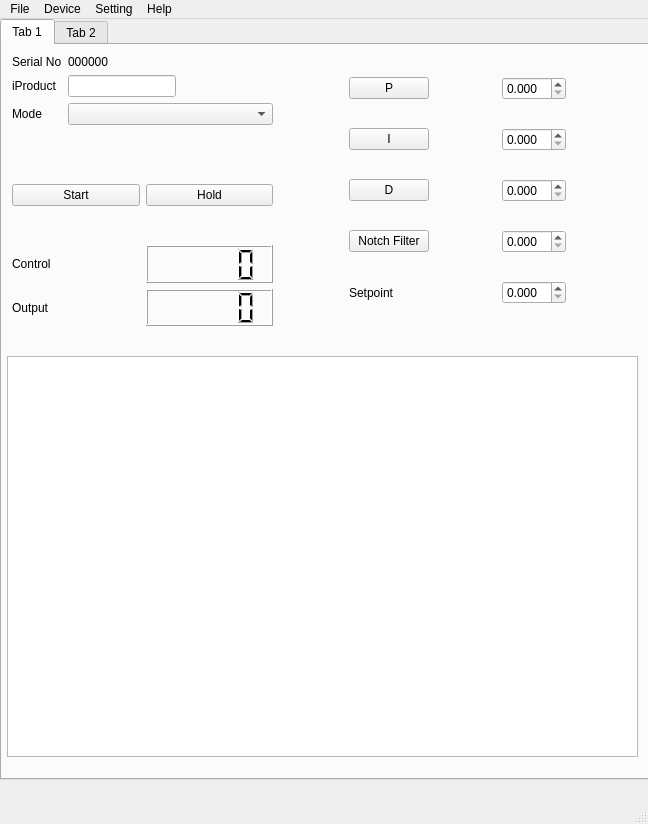
<?xml version="1.0" encoding="UTF-8"?>
<ui version="4.0">
 <class>MainWindow</class>
 <widget class="QMainWindow" name="MainWindow">
  <property name="geometry">
   <rect>
    <x>0</x>
    <y>0</y>
    <width>648</width>
    <height>824</height>
   </rect>
  </property>
  <property name="windowTitle">
   <string>MainWindow</string>
  </property>
  <widget class="QWidget" name="centralwidget">
   <widget class="QTabWidget" name="tabWidget">
    <property name="geometry">
     <rect>
      <x>0</x>
      <y>0</y>
      <width>771</width>
      <height>761</height>
     </rect>
    </property>
    <property name="currentIndex">
     <number>0</number>
    </property>
    <widget class="QWidget" name="tab">
     <attribute name="title">
      <string>Tab 1</string>
     </attribute>
     <widget class="QWidget" name="formLayoutWidget">
      <property name="geometry">
       <rect>
        <x>10</x>
        <y>10</y>
        <width>261</width>
        <height>95</height>
       </rect>
      </property>
      <layout class="QFormLayout" name="formLayout">
       <item row="0" column="0">
        <widget class="QLabel" name="label">
         <property name="text">
          <string>Serial No</string>
         </property>
        </widget>
       </item>
       <item row="0" column="1">
        <widget class="QLabel" name="label_serial">
         <property name="text">
          <string>000000</string>
         </property>
        </widget>
       </item>
       <item row="1" column="0">
        <widget class="QLabel" name="label_2">
         <property name="text">
          <string>iProduct</string>
         </property>
        </widget>
       </item>
       <item row="1" column="1">
        <widget class="QLineEdit" name="lineEdit_iProduct">
         <property name="sizePolicy">
          <sizepolicy hsizetype="Fixed" vsizetype="Fixed">
           <horstretch>0</horstretch>
           <verstretch>0</verstretch>
          </sizepolicy>
         </property>
        </widget>
       </item>
       <item row="2" column="1">
        <widget class="QComboBox" name="comboBox_Mode"/>
       </item>
       <item row="2" column="0">
        <widget class="QLabel" name="label_4">
         <property name="text">
          <string>Mode</string>
         </property>
        </widget>
       </item>
      </layout>
     </widget>
     <widget class="QWidget" name="gridLayoutWidget">
      <property name="geometry">
       <rect>
        <x>280</x>
        <y>10</y>
        <width>351</width>
        <height>271</height>
       </rect>
      </property>
      <layout class="QGridLayout" name="gridLayout">
       <item row="1" column="1">
        <widget class="QDoubleSpinBox" name="doubleSpinBox_I">
         <property name="sizePolicy">
          <sizepolicy hsizetype="Fixed" vsizetype="Fixed">
           <horstretch>0</horstretch>
           <verstretch>0</verstretch>
          </sizepolicy>
         </property>
         <property name="decimals">
          <number>3</number>
         </property>
         <property name="singleStep">
          <double>0.010000000000000</double>
         </property>
        </widget>
       </item>
       <item row="1" column="0">
        <widget class="QPushButton" name="pushButton_I">
         <property name="sizePolicy">
          <sizepolicy hsizetype="Fixed" vsizetype="Fixed">
           <horstretch>0</horstretch>
           <verstretch>0</verstretch>
          </sizepolicy>
         </property>
         <property name="text">
          <string>I</string>
         </property>
        </widget>
       </item>
       <item row="2" column="0">
        <widget class="QPushButton" name="pushButton_D">
         <property name="sizePolicy">
          <sizepolicy hsizetype="Fixed" vsizetype="Fixed">
           <horstretch>0</horstretch>
           <verstretch>0</verstretch>
          </sizepolicy>
         </property>
         <property name="text">
          <string>D</string>
         </property>
        </widget>
       </item>
       <item row="3" column="0">
        <widget class="QPushButton" name="pushButton_Notch">
         <property name="sizePolicy">
          <sizepolicy hsizetype="Fixed" vsizetype="Fixed">
           <horstretch>0</horstretch>
           <verstretch>0</verstretch>
          </sizepolicy>
         </property>
         <property name="text">
          <string>Notch Filter</string>
         </property>
        </widget>
       </item>
       <item row="0" column="0">
        <widget class="QPushButton" name="pushButton_P">
         <property name="sizePolicy">
          <sizepolicy hsizetype="Fixed" vsizetype="Fixed">
           <horstretch>0</horstretch>
           <verstretch>0</verstretch>
          </sizepolicy>
         </property>
         <property name="text">
          <string>P</string>
         </property>
        </widget>
       </item>
       <item row="2" column="1">
        <widget class="QDoubleSpinBox" name="doubleSpinBox_D">
         <property name="sizePolicy">
          <sizepolicy hsizetype="Fixed" vsizetype="Fixed">
           <horstretch>0</horstretch>
           <verstretch>0</verstretch>
          </sizepolicy>
         </property>
         <property name="decimals">
          <number>3</number>
         </property>
         <property name="singleStep">
          <double>0.010000000000000</double>
         </property>
        </widget>
       </item>
       <item row="3" column="1">
        <widget class="QDoubleSpinBox" name="doubleSpinBox_Notch">
         <property name="sizePolicy">
          <sizepolicy hsizetype="Fixed" vsizetype="Fixed">
           <horstretch>0</horstretch>
           <verstretch>0</verstretch>
          </sizepolicy>
         </property>
         <property name="decimals">
          <number>3</number>
         </property>
         <property name="singleStep">
          <double>0.010000000000000</double>
         </property>
        </widget>
       </item>
       <item row="0" column="1">
        <widget class="QDoubleSpinBox" name="doubleSpinBox_P">
         <property name="sizePolicy">
          <sizepolicy hsizetype="Fixed" vsizetype="Fixed">
           <horstretch>0</horstretch>
           <verstretch>0</verstretch>
          </sizepolicy>
         </property>
         <property name="decimals">
          <number>3</number>
         </property>
         <property name="singleStep">
          <double>0.010000000000000</double>
         </property>
        </widget>
       </item>
       <item row="4" column="1">
        <widget class="QDoubleSpinBox" name="doubleSpinBox_Setpoint">
         <property name="sizePolicy">
          <sizepolicy hsizetype="Fixed" vsizetype="Fixed">
           <horstretch>0</horstretch>
           <verstretch>0</verstretch>
          </sizepolicy>
         </property>
         <property name="decimals">
          <number>3</number>
         </property>
         <property name="singleStep">
          <double>0.010000000000000</double>
         </property>
        </widget>
       </item>
       <item row="4" column="0">
        <widget class="QLabel" name="label_6">
         <property name="text">
          <string>Setpoint</string>
         </property>
        </widget>
       </item>
      </layout>
     </widget>
     <widget class="QGraphicsView" name="graphicsView">
      <property name="geometry">
       <rect>
        <x>5</x>
        <y>311</y>
        <width>631</width>
        <height>401</height>
       </rect>
      </property>
     </widget>
     <widget class="QWidget" name="horizontalLayoutWidget">
      <property name="geometry">
       <rect>
        <x>10</x>
        <y>110</y>
        <width>261</width>
        <height>80</height>
       </rect>
      </property>
      <layout class="QHBoxLayout" name="horizontalLayout">
       <item>
        <widget class="QPushButton" name="pushButton_Start">
         <property name="text">
          <string>Start</string>
         </property>
        </widget>
       </item>
       <item>
        <widget class="QPushButton" name="pushButton_Hold">
         <property name="text">
          <string>Hold</string>
         </property>
        </widget>
       </item>
      </layout>
     </widget>
     <widget class="QWidget" name="gridLayoutWidget_2">
      <property name="geometry">
       <rect>
        <x>10</x>
        <y>200</y>
        <width>261</width>
        <height>81</height>
       </rect>
      </property>
      <layout class="QGridLayout" name="gridLayout_2">
       <item row="0" column="1">
        <widget class="QLCDNumber" name="lcdNumber_control"/>
       </item>
       <item row="0" column="0">
        <widget class="QLabel" name="label_3">
         <property name="text">
          <string>Control</string>
         </property>
        </widget>
       </item>
       <item row="1" column="0">
        <widget class="QLabel" name="label_5">
         <property name="text">
          <string>Output</string>
         </property>
        </widget>
       </item>
       <item row="1" column="1">
        <widget class="QLCDNumber" name="lcdNumber_output"/>
       </item>
      </layout>
     </widget>
    </widget>
    <widget class="QWidget" name="tab_2">
     <attribute name="title">
      <string>Tab 2</string>
     </attribute>
    </widget>
   </widget>
  </widget>
  <widget class="QMenuBar" name="menubar">
   <property name="geometry">
    <rect>
     <x>0</x>
     <y>0</y>
     <width>648</width>
     <height>26</height>
    </rect>
   </property>
   <widget class="QMenu" name="menuFile">
    <property name="title">
     <string>File</string>
    </property>
   </widget>
   <widget class="QMenu" name="menuHelp">
    <property name="title">
     <string>Help</string>
    </property>
   </widget>
   <widget class="QMenu" name="menuDevice">
    <property name="title">
     <string>Device</string>
    </property>
    <addaction name="actionSearch"/>
   </widget>
   <widget class="QMenu" name="menuSetting">
    <property name="title">
     <string>Setting</string>
    </property>
   </widget>
   <addaction name="menuFile"/>
   <addaction name="menuDevice"/>
   <addaction name="menuSetting"/>
   <addaction name="menuHelp"/>
  </widget>
  <widget class="QStatusBar" name="statusbar"/>
  <action name="actionSearch">
   <property name="text">
    <string>Search</string>
   </property>
  </action>
 </widget>
 <resources/>
 <connections/>
</ui>
